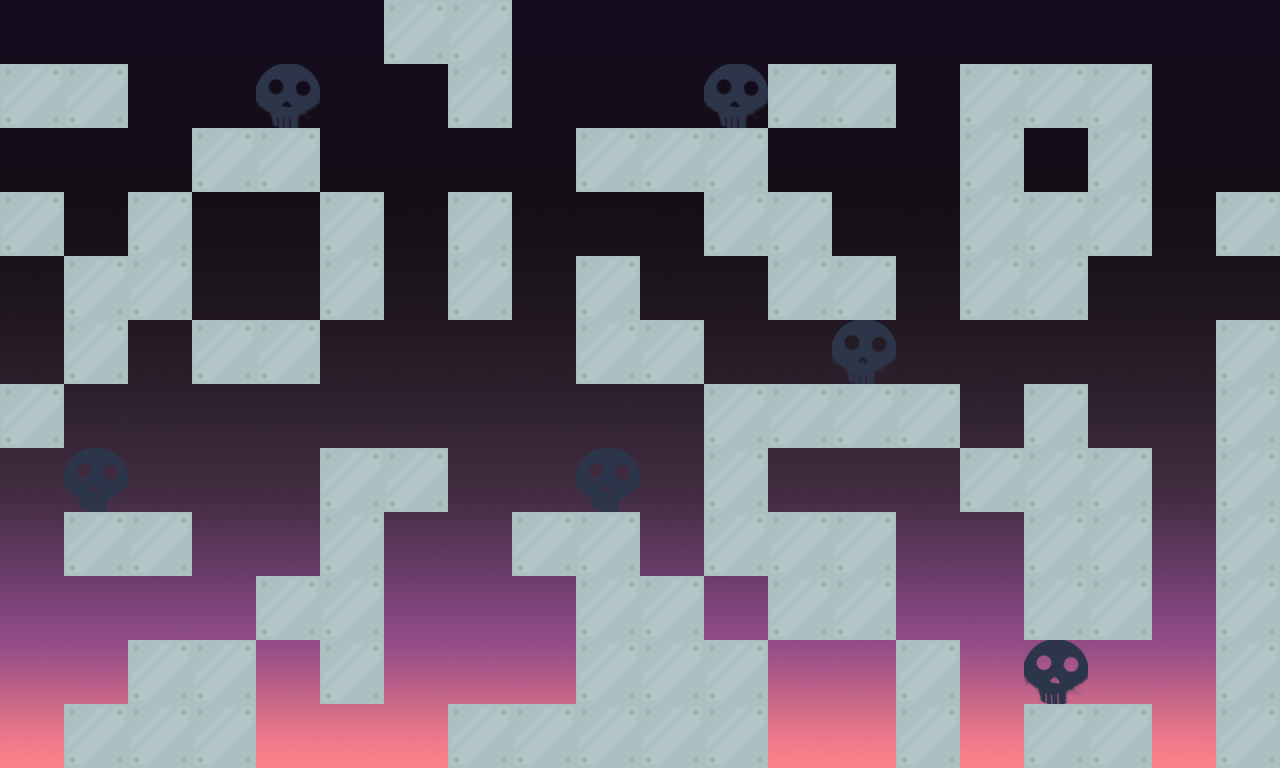

A level layout from a 2D game, rendered from its tile map. Below: a short description, then the map file with tile-grid data replaced by summaries:
An orthogonal 20x12 tile map with 64x64 px tiles, 2 tile layers (level, GameElement), 2 tilesets, 1 image layer and 37 objects.

<map version="1.0" orientation="orthogonal" renderorder="right-down" width="20" height="12" tilewidth="64" tileheight="64" nextobjectid="38">
 <tileset firstgid="1" name="level_tileset" tilewidth="64" tileheight="64" tilecount="1" columns="1">
  <image source="../assets/Tiles/level_tileset.png" trans="ff00ff" width="64" height="64" />
 </tileset>
 <tileset firstgid="2" name="GameElement_tileset" tilewidth="64" tileheight="64" tilecount="3" columns="3">
  <image source="../assets/Tiles/GameElement_tileset.png" trans="ff00ff" width="192" height="64" />
 </tileset>
 <imagelayer name="bg">
  <image source="../assets/BG/Sky/sky_purple_black.png" />
 </imagelayer>
 <layer name="level" width="20" height="12">
  <data>[240 cells, 96 non-empty, 1 distinct tile ids]</data>
 </layer>
 <objectgroup name="objects">
  <object id="1" x="2" y="66" width="120" height="56" />
  <object id="2" x="-6" y="184" width="68" height="66" />
  <object id="3" x="4" y="386" width="58" height="58" />
  <object id="4" x="64" y="254" width="62" height="128" />
  <object id="5" x="128" y="198" width="256" height="120" />
  <object id="6" x="196" y="132" width="122" height="246" />
  <object id="7" x="64" y="512" width="126" height="60" />
  <object id="8" x="66" y="710" width="186" height="62" />
  <object id="9" x="128" y="644" width="126" height="68" />
  <object id="10" x="256" y="578" width="64" height="60" />
  <object id="11" x="322" y="440" width="58" height="264" />
  <object id="12" x="384" y="448" width="58" height="60" />
  <object id="13" x="446" y="704" width="322" height="64" />
  <object id="14" x="578" y="638" width="188" height="68" />
  <object id="15" x="510" y="508" width="130" height="68" />
  <object id="16" x="572" y="574" width="128" height="66" />
  <object id="17" x="452" y="190" width="58" height="124" />
  <object id="18" x="386" y="-6" width="130" height="70" />
  <object id="19" x="448" y="66" width="66" height="64" />
  <object id="20" x="580" y="126" width="190" height="60" />
  <object id="21" x="772" y="66" width="124" height="60" />
  <object id="22" x="702" y="194" width="130" height="64" />
  <object id="23" x="766" y="262" width="128" height="54" />
  <object id="24" x="576" y="254" width="66" height="126" />
  <object id="25" x="642" y="320" width="62" height="62" />
  <object id="26" x="704" y="390" width="252" height="50" />
  <object id="27" x="706" y="438" width="62" height="136" />
  <object id="28" x="768" y="510" width="124" height="124" />
  <object id="29" x="896" y="640" width="64" height="122" />
  <object id="30" x="1026" y="706" width="124" height="58" />
  <object id="31" x="1022" y="448" width="126" height="188" />
  <object id="32" x="954" y="438" width="70" height="66" />
  <object id="33" x="1030" y="380" width="60" height="72" />
  <object id="34" x="956" y="58" width="194" height="198" />
  <object id="35" x="962" y="260" width="128" height="62" />
  <object id="36" x="1222" y="190" width="58" height="62" />
  <object id="37" x="1216" y="320" width="64" height="452" />
 </objectgroup>
 <layer name="GameElement" width="20" height="12">
  <data>[240 cells, 6 non-empty, 1 distinct tile ids]</data>
 </layer>
</map>
